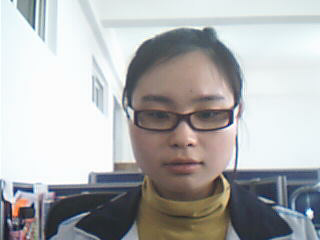
%> input picture 3算法/Algorithms_MathModels/《MATLAB图像处理》源文件/本书源文件/chap15/girl2.bmp, 320 x 240 px
$ octave chap15_8.m   (GNU Octave 9; MATLAB toolbox functions it lacks are replaced by stand-ins)
%> lines starting %> are read from the running program, lines starting %| are printed output that depends on the picture; in (x1, y1, x2, y2) boxes, pixels count from 0 and x2, y2 are one past the last pixel; in counts of white or black regions, pixels touching at a corner belong together; the program's own positions count from 1
%> further down, B is the input picture: size 240x320x3 uint8; mean R, G, B 176.7, 177.6, 178.1
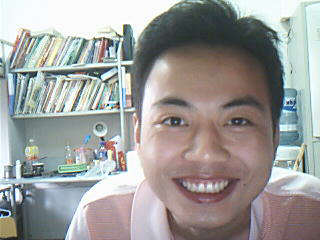
%> input picture 3算法/Algorithms_MathModels/《MATLAB图像处理》源文件/本书源文件/chap15/boy1.bmp, 320 x 240 px
%> further down, C is the input picture: size 240x320x3 uint8; mean R, G, B 157.5, 156.8, 155.3
### 3-1算法-Algorithms_MathModels/《MATLAB图像处理》源文件/本书源文件/chap15/refine_face_detection.m
function BW=refine_face_detection(I)
% I是待识别的彩色图像，BW是检测到二值人脸图像
%%肤色聚类
I1=I;             %输入图像矩阵I
R=I1(:,:,1);      %获取RGB图像矩阵I的R、G、B取值
G=I1(:,:,2);
B=I1(:,:,3);
%> B: size 240x320 uint8
Y=0.299*R+0.587*G+0.114*B; %进行颜色空间转换 计算Y 和Cb
Cb=-0.1687*R-0.3313*G+0.5000*B+128;
for Cb=133:165
    r=(Cb-128)*1.402+Y;  %将YCrCb空间中Cb=133:165中的区域确定
    r1=find(R==r);       %产生肤色聚类的二值矩阵
    R(r1)=255;           %对肤色聚类的区域
    G(r1)=255;
    B(r1)=255;
end
%> B: size 240x320 uint8; min 23, max 255, mean 200.8
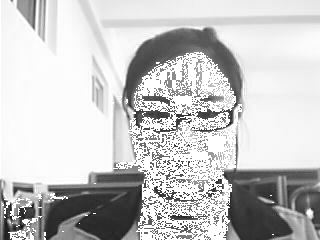
%> G: size 240x320 uint8; min 18, max 255, mean 198.3
%> R: size 240x320 uint8; min 0, max 255, mean 194.2
I1(:,:,1)=R;            %生成肤色聚类后的图像
I1(:,:,2)=G;
I1(:,:,3)=B;
J=im2bw(I1,0.99);       %转换成灰度图像
%> J: size 240x320 logical; 16.1% white; 143 white regions (131 under 20 px), largest, box (x1, y1, x2, y2) and area: (113, 52, 242, 240) 11230, (8, 227, 34, 240) 150, (10, 198, 24, 220) 89
%% 膨胀和腐蚀
SE1=strel('square',8);
BW1=imdilate(J,SE1);%先小面积膨胀
%> BW1: size 240x320 logical; 35.5% white; 24 white regions, largest, box (x1, y1, x2, y2) and area: (12, 44, 248, 240) 21977, (0, 189, 72, 240) 2177, (86, 69, 104, 119) 485
BW1=imfill(BW1,'holes');%填充区域里的洞
%> BW1: size 240x320 logical; 35.5% white; 24 white regions, largest, box (x1, y1, x2, y2) and area: (12, 44, 248, 240) 21982, (0, 189, 72, 240) 2178, (86, 69, 104, 119) 485
SE1=strel('square',20);
BW1=imerode(BW1,SE1);%大面积的腐蚀
%> BW1: size 240x320 logical; 18% white; 3 white regions, box (x1, y1, x2, y2) and area: (136, 59, 234, 240) 13634, (16, 224, 28, 240) 108, (10, 204, 20, 218) 100
SE1=strel('square',12);
BW1=imdilate(BW1,SE1);%膨胀，恢复人脸区域
%> BW1: size 240x320 logical; 22.5% white; 2 white regions, box (x1, y1, x2, y2) and area: (131, 54, 240, 240) 16446, (5, 199, 34, 240) 839
%% 定位人脸的大致区域
[B,L,N]=bwboundaries(BW1,'noholes');%边界跟踪
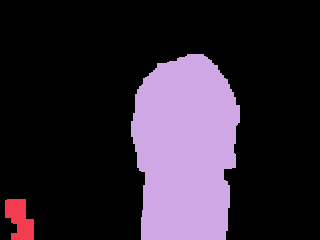
%> L: size 240x320 double; 3 distinct labels, from 0 to 2; one colour per label, 0 black
%> B = 2 boundaries; box (x1, y1, x2, y2) and points: (131, 54, 240, 240) 553, (5, 199, 34, 240) 143; N = 2
a=zeros(1,N);
for i1=1:N
    a(i1)=length(find(L==i1)); %获取斑点位置
end
%> this loop made 2 passes
%> after the loop, a = [839 16446]
a1=find(a==max(a));
%> a1 = 2
L1=(abs(L-a1))*255;
%> L1: size 240x320 double; 3 distinct labels, from 0 to 510
I2=double(rgb2gray(I)); %原彩色图像转灰度图像
I3=uint8(I2-L1);        %消除斑点
%> I3: size 240x320 uint8; 224 distinct labels, from 0 to 253
BW=I3;                   %返回结果

### 3算法/Algorithms_MathModels/《MATLAB图像处理》源文件/本书源文件/chap15/chap15_8.m
clear all;  			%清除工作空间，关闭图形窗口，清除命令行
close all;
clc;
B=imread('girl2.bmp');					%读入图像
C=imread('boy1.bmp');
BW1=refine_face_detection(B);				%调用函数refine_face_detection进行人脸检测
BW2=refine_face_detection(C);
%> after the loop in refine_face_detection (call 2), `for Cb=133:165`:
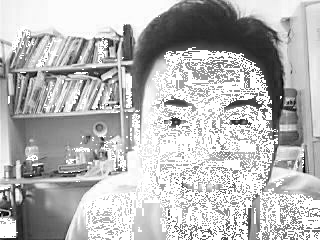
%> R: size 240x320 uint8; min 0, max 255, mean 183.4
%> in refine_face_detection (call 2), `J=im2bw(I1,0.99);`: J: size 240x320 logical; 26.6% white; 305 white regions (281 under 20 px), largest, box (x1, y1, x2, y2) and area: (83, 47, 320, 240) 17830, (0, 218, 18, 238) 285, (12, 25, 30, 53) 157
%> in refine_face_detection (call 2), `BW1=imdilate(J,SE1);`: BW1: size 240x320 logical; 58.4% white; 12 black regions (8 under 20 px), largest, box (x1, y1, x2, y2) and area: (0, 0, 165, 240) 15789, (84, 0, 320, 197) 15616, (138, 207, 163, 240) 453, (116, 180, 133, 190) 60
%> in refine_face_detection (call 2), `BW1=imfill(BW1,'holes');`: BW1: size 240x320 logical; 58.5% white; 4 black regions (1 under 20 px), largest, box (x1, y1, x2, y2) and area: (0, 0, 165, 240) 15789, (84, 0, 320, 197) 15616, (138, 207, 163, 240) 453
%> in refine_face_detection (call 2), `BW1=imerode(BW1,SE1);`: BW1: size 240x320 logical; 32.3% white; 6 white regions (3 under 20 px), largest, box (x1, y1, x2, y2) and area: (89, 56, 320, 240) 24624, (0, 224, 10, 240) 150, (54, 94, 56, 104) 20
%> in refine_face_detection (call 2), `BW1=imdilate(BW1,SE1);`: BW1: size 240x320 logical; 39.1% white; 5 white regions, box (x1, y1, x2, y2) and area: (84, 51, 320, 240) 28968, (0, 219, 16, 240) 326, (49, 89, 62, 110) 273, (16, 27, 30, 47) 265, (45, 44, 60, 59) 225
%> in refine_face_detection (call 2), `[B,L,N]=bwboundaries(BW1,'noholes');`:
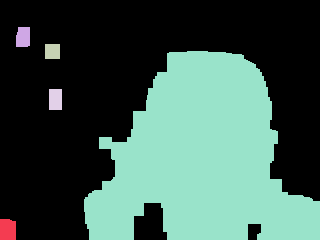
%> L: size 240x320 double; 6 distinct labels, from 0 to 5; one colour per label, 0 black
%> in refine_face_detection (call 2), `[B,L,N]=bwboundaries(BW1,'noholes');`: B = 5 boundaries; box (x1, y1, x2, y2) and points: (84, 51, 320, 240) 952, (0, 219, 16, 240) 69, (49, 89, 62, 110) 65, (16, 27, 30, 47) 62, (45, 44, 60, 59) 57; N = 5
%> the loop in refine_face_detection (call 2), `for i1=1:N` made 5 passes
%> after the loop in refine_face_detection (call 2), `for i1=1:N`: a = [326 265 225 273 28968]
%> in refine_face_detection (call 2), `a1=find(a==max(a));`: a1 = 5
%> in refine_face_detection (call 2), `L1=(abs(L-a1))*255;`:
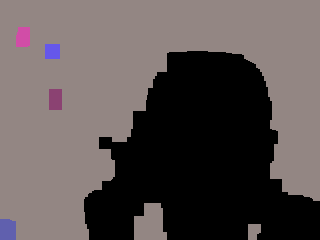
%> L1: size 240x320 double; 6 distinct labels, from 0 to 1275; one colour per label, 0 black
%> in refine_face_detection (call 2), `I3=uint8(I2-L1);`:
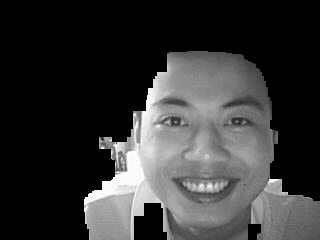
%> I3: size 240x320 uint8; min 0, max 255, mean 52.6
set(0,'defaultFigurePosition',[100,100,1200,450]); %修改图形图像位置的默认设置
set(0,'defaultFigureColor',[1 1 1])                 %修改图形背景颜色的设置
figure,
subplot(121),imshow(BW1);                       %显示原图及结果
subplot(122),imshow(BW2);
